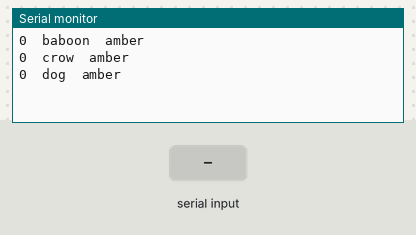
A sketch run on a simulated Arduino Uno, built with avr-gcc and run on an emulated ATmega328P. On the bench: the last lines printed to the serial monitor. The inputs (shaded band) are chosen by the test bench.

Above: at 1.2 s.
1.3 s: "A" received over Serial
At 1.71 s:
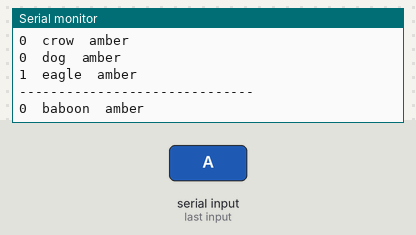
3.6 s: "1" received over Serial
5.1 s: "A" received over Serial
At 5.93 s:
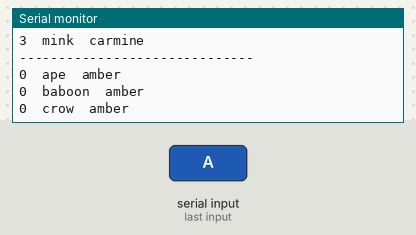

Measured:
- after the input at 1.3 s, the serial monitor: prints a new line at once (image 1)
- after the input at 5.1 s, the serial monitor: prints a new line at once (image 2)

The sketch:

ThreadFSMDemo.ino
```cpp
// Thread Demo Sketch

// Uses the ArduinoThread library
// by Ivan Seidel
// https://github.com/ivanseidel/ArduinoThread

#include <ThreadController.h>
#include <Thread.h>
#include <TimeLib.h>
#include <Time.h>

#define START   0
#define RESET   1
#define RUNNING 2

// yes, we're using globals. shameful, but so useful.

time_t ref_time;
time_t cur_time;

int state = START;
char incomingByte;

int cur_animal = 0;
int cur_color = 0;

char *animal_list[] = {"ape","baboon","crow","dog","eagle","fox","gibbon","hare","ibis","jaguar",
                       "kestrel","lion","mink","newt","ostrich","parrot","quetzal","rabbit","snake",
                       "tiger","urchin","viper","whale","xerus","yak","zebra"};
char *color_list[] = {"amber","bronze","carmine","drab","emerald","ferrari","gold","hot pink","iris",
                      "jade","kelly green","lavender","mandarin","navy blue","olive","pastel",
                      "raspberry","salmon","taupe","umber","vermilion","white","xanadu","yellow",
                      "zinnwaldite brown"};

Thread animalThread = Thread();
Thread colorThread = Thread();
Thread printAllInfoThread = Thread();
ThreadController controller = ThreadController();

// this function is called by the animal thread
void update_animal() {
  if (cur_animal > 24)
    cur_animal = 0;
  else
    cur_animal++;
}

// this function is called by the fruit thread
void update_color() {
  if (cur_color > 24)
    cur_color = 0;
  else
    cur_color++;
}

// this function is called by the print info thread
void print_all_info() {
  Serial.print(cur_time);
  Serial.print("\t");
  Serial.print(animal_list[cur_animal]);
  Serial.print("\t");
  Serial.println(color_list[cur_color]);
}

void setup() {
  Serial.begin(9600);

  animalThread.enabled = true;
  animalThread.setInterval(300);
  animalThread.onRun(update_animal);

  colorThread.enabled = true;
  colorThread.setInterval(2000);
  colorThread.onRun(update_color);

  printAllInfoThread.enabled = true;
  printAllInfoThread.setInterval(301);
  printAllInfoThread.onRun(print_all_info);

  controller.add(&animalThread);
  controller.add(&colorThread);
  controller.add(&printAllInfoThread);

  ref_time = now();
  state = RUNNING;
}

void loop() {
  cur_time = now() - ref_time;

  switch(state) {
    case RUNNING:
      controller.run();
      break;
    case RESET:
      cur_color = 0;
      cur_animal = 0;
      ref_time = now();
      state = RUNNING;
      Serial.println("------------------------------");
      break;
    default:
      Serial.println("Something's gone very wrong.");
      break;
  }

  if (Serial.available() > 0) {
    incomingByte = Serial.read();
    if (incomingByte == 'A')
      state = RESET;
    else
      Serial.println("Press 'A' to RESET");
  }
}
```
